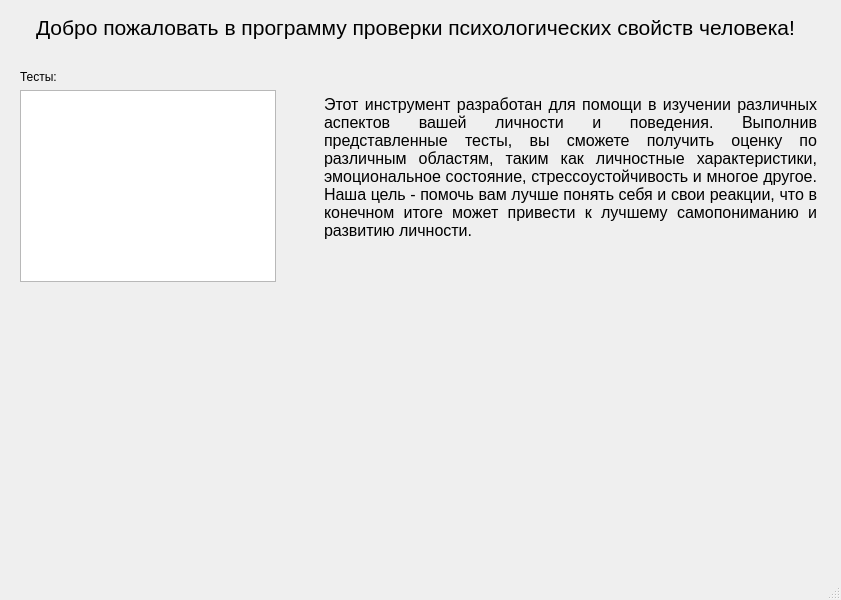
<?xml version="1.0" encoding="UTF-8"?>
<ui version="4.0">
 <class>MainWindow</class>
 <widget class="QMainWindow" name="MainWindow">
  <property name="enabled">
   <bool>true</bool>
  </property>
  <property name="geometry">
   <rect>
    <x>0</x>
    <y>0</y>
    <width>841</width>
    <height>600</height>
   </rect>
  </property>
  <property name="windowTitle">
   <string>MainWindow</string>
  </property>
  <widget class="QWidget" name="centralwidget">
   <widget class="QLabel" name="label">
    <property name="geometry">
     <rect>
      <x>20</x>
      <y>70</y>
      <width>47</width>
      <height>13</height>
     </rect>
    </property>
    <property name="text">
     <string>Тесты:</string>
    </property>
   </widget>
   <widget class="QListWidget" name="listWidget">
    <property name="geometry">
     <rect>
      <x>20</x>
      <y>90</y>
      <width>256</width>
      <height>192</height>
     </rect>
    </property>
   </widget>
   <widget class="QTextBrowser" name="textBrowser">
    <property name="enabled">
     <bool>true</bool>
    </property>
    <property name="geometry">
     <rect>
      <x>15</x>
      <y>11</y>
      <width>801</width>
      <height>61</height>
     </rect>
    </property>
    <property name="mouseTracking">
     <bool>true</bool>
    </property>
    <property name="tabletTracking">
     <bool>true</bool>
    </property>
    <property name="toolTip">
     <string/>
    </property>
    <property name="styleSheet">
     <string notr="true"> border: 0px solid black;background-color: transparent;</string>
    </property>
    <property name="html">
     <string>&lt;!DOCTYPE HTML PUBLIC &quot;-//W3C//DTD HTML 4.0//EN&quot; &quot;http://www.w3.org/TR/REC-html40/strict.dtd&quot;&gt;
&lt;html&gt;&lt;head&gt;&lt;meta name=&quot;qrichtext&quot; content=&quot;1&quot; /&gt;&lt;style type=&quot;text/css&quot;&gt;
p, li { white-space: pre-wrap; }
&lt;/style&gt;&lt;/head&gt;&lt;body style=&quot; font-family:'MS Shell Dlg 2'; font-size:8.25pt; font-weight:400; font-style:normal;&quot;&gt;
&lt;p align=&quot;center&quot; style=&quot; margin-top:0px; margin-bottom:0px; margin-left:0px; margin-right:0px; -qt-block-indent:0; text-indent:0px;&quot;&gt;&lt;span style=&quot; font-size:16pt; color:#000000;&quot;&gt;Добро пожаловать в программу проверки психологических свойств человека!&lt;/span&gt;&lt;/p&gt;
&lt;p align=&quot;justify&quot; style=&quot;-qt-paragraph-type:empty; margin-top:0px; margin-bottom:0px; margin-left:0px; margin-right:0px; -qt-block-indent:0; text-indent:0px; font-size:16pt; color:#008000;&quot;&gt;&lt;br /&gt;&lt;/p&gt;&lt;/body&gt;&lt;/html&gt;</string>
    </property>
    <property name="openLinks">
     <bool>true</bool>
    </property>
   </widget>
   <widget class="QTextBrowser" name="textBrowser_2">
    <property name="geometry">
     <rect>
      <x>320</x>
      <y>91</y>
      <width>501</width>
      <height>191</height>
     </rect>
    </property>
    <property name="font">
     <font>
      <weight>50</weight>
      <italic>false</italic>
      <bold>false</bold>
     </font>
    </property>
    <property name="styleSheet">
     <string notr="true"> border: 0px solid black;background-color: transparent;</string>
    </property>
    <property name="html">
     <string>&lt;!DOCTYPE HTML PUBLIC &quot;-//W3C//DTD HTML 4.0//EN&quot; &quot;http://www.w3.org/TR/REC-html40/strict.dtd&quot;&gt;
&lt;html&gt;&lt;head&gt;&lt;meta name=&quot;qrichtext&quot; content=&quot;1&quot; /&gt;&lt;style type=&quot;text/css&quot;&gt;
p, li { white-space: pre-wrap; }
&lt;/style&gt;&lt;/head&gt;&lt;body style=&quot; font-family:'MS Shell Dlg 2'; font-size:8.25pt; font-weight:400; font-style:normal;&quot;&gt;
&lt;p align=&quot;justify&quot; style=&quot; margin-top:0px; margin-bottom:0px; margin-left:0px; margin-right:0px; -qt-block-indent:0; text-indent:0px;&quot;&gt;&lt;span style=&quot; font-size:12pt; color:#000000;&quot;&gt;Этот инструмент разработан для помощи в изучении различных аспектов вашей личности и поведения. Выполнив представленные тесты, вы сможете получить оценку по различным областям, таким как личностные характеристики, эмоциональное состояние, стрессоустойчивость и многое другое. Наша цель - помочь вам лучше понять себя и свои реакции, что в конечном итоге может привести к лучшему самопониманию и развитию личности.&lt;/span&gt;&lt;/p&gt;&lt;/body&gt;&lt;/html&gt;</string>
    </property>
   </widget>
  </widget>
  <widget class="QStatusBar" name="statusbar"/>
 </widget>
 <resources/>
 <connections/>
</ui>
